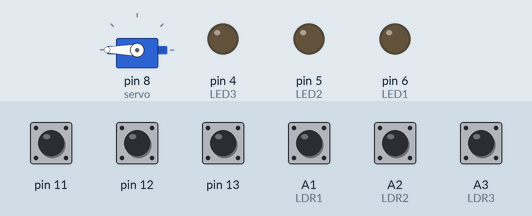
A sketch run on a simulated Arduino Uno, built with avr-gcc and run on an emulated ATmega328P. Shown: servo, output pins drawn as LEDs (lit = HIGH). The inputs (shaded band) are chosen by the test bench; at power-on: A1 (LDR1), A2 (LDR2), A3 (LDR3) HIGH, pin 11–13 LOW.

Above: at 1.2 s.
1.3 s: pin 11 pulled HIGH for 0.15 s
At 2.2 s:
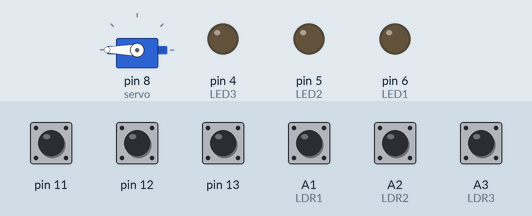
3.0 s: pin 12 pulled HIGH for 1 s
At 3.6 s:
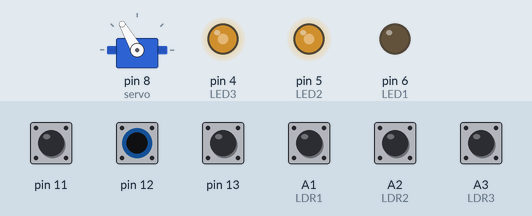
5.5 s: pin 13 pulled HIGH for 0.15 s
At 5.58 s:
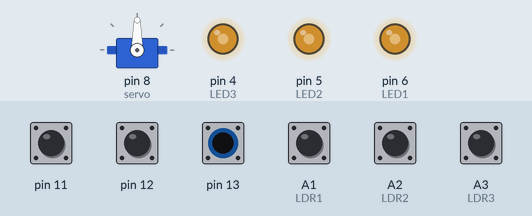
7.2 s: A3 (LDR3) pulled LOW for 0.15 s
At 7.27 s:
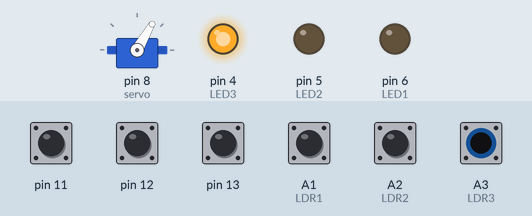
8.8 s: pin 12 pulled HIGH for 0.15 s
At 10.2 s:
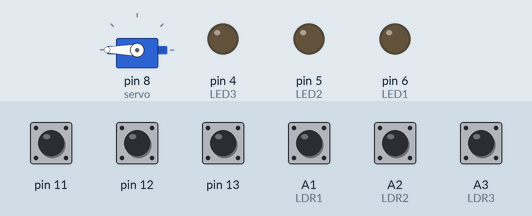
10.5 s: pin 11 pulled HIGH for 1 s
At 11.3 s:
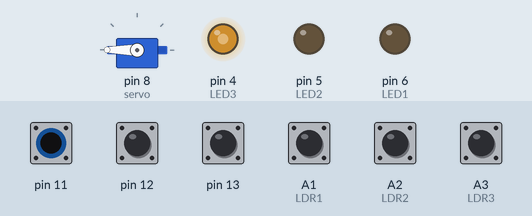
Timing chart, 0 to 13.5 s (numbered marks = the images above; inputs shaded):
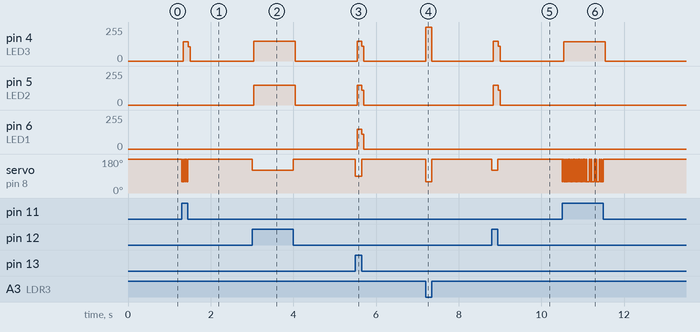

Measured:
- after the input at 1.3 s, pin 4 (LED3): 0/255 → 145/255 at once, → 0/255 0.12 s later; servo on pin 8 (servo): alternates 180° for 0.02 s and 60° for 0.02 s, 8 changes in all, then stays 180°, starting at once
- after the input at 3.0 s, pin 4 (LED3), pin 5 (LED2): 0/255 → 147/255 at once, → 0/255 1.0 s later; servo on pin 8 (servo): 180° → 120° at once, → 180° 1.0 s later
- after the input at 5.5 s, pin 4 (LED3), pin 5 (LED2), pin 6 (LED1): 0/255 → 148/255 at once, → 0/255 0.12 s later; servo on pin 8 (servo): 180° → 90° at once, → 180° 0.15 s later
- after the input at 7.2 s, pin 4 (LED3): 0/255 → 255/255 at once, → 0/255 0.15 s later; servo on pin 8 (servo): 180° → 60° at once, → 180° 0.15 s later
- after the input at 8.8 s, pin 4 (LED3), pin 5 (LED2): 0/255 → 147/255 at once, → 0/255 0.12 s later; servo on pin 8 (servo): 180° → 120° at once, → 180° 0.15 s later
- after the input at 10.5 s, pin 4 (LED3): 0/255 → 145/255 at once, → 0/255 1.0 s later; servo on pin 8 (servo): alternates 180° for 0.02 s and 60° for 0.02 s, 44 changes in all, then stays 180°, starting at once

The sketch:

The_code.ino
```cpp
#include <Servo.h> //Arduino servo motor library

//configure the servo motor
Servo servo;

//the connection of the LEDs and LDR sensors in the pins of arduino board
int LED1 = 6;
int LED2 = 5;
int LED3 = 4;

int LDR1 = A1;
int LDR2 = A2;
int LDR3 = A3;


void setup() {
  //the connection of the servo motor in the pins of arduino board
  servo.attach(8);

  //configure the pins as output
  pinMode(LED1, OUTPUT);
  pinMode(LED2, OUTPUT);
  pinMode(LED3, OUTPUT);

  //configure the pins as input pull-up
  pinMode(LDR1, INPUT_PULLUP);
  pinMode(LDR2, INPUT_PULLUP);
  pinMode(LDR3, INPUT_PULLUP);

  Serial.begin(9600);
}

void loop() {
  int Value_LDR1 = digitalRead(LDR1); // Value_LDR1 reads and saves the digital value of LDR1
  int Value_LDR2 = digitalRead(LDR2); // Value_LDR2 reads and saves the digital value of LDR2
  int Value_LDR3 = digitalRead(LDR3); // Value_LDR3 reads and saves the digital value of LDR3

  int btn_Large = digitalRead(13); // btn_Large reads and saves the digital value of pin 13
  int btn_Medium = digitalRead(12); // btn_Medium reads and saves the digital value of pin 12
  int btn_Small = digitalRead(11); // btn_Small reads and saves the digital value of pin 11


  if (Value_LDR1 == LOW && Value_LDR2 == LOW && Value_LDR3 == LOW) // It means the box is large since the height of the box blocked all the LDR sensors
  {
    servo.write(90);
    digitalWrite(LED1, HIGH);
    digitalWrite(LED2, HIGH);
    digitalWrite(LED3, HIGH);
  }
  else if (Value_LDR1 == HIGH && Value_LDR2 == LOW && Value_LDR3 == LOW) // It means the box is medium since the height of the box blocked the bottom and the middle sensors
  {
    servo.write(120);
    digitalWrite(LED1, LOW);
    digitalWrite(LED2, HIGH);
    digitalWrite(LED3, HIGH);
    }
  else if (Value_LDR1 == HIGH && Value_LDR2 == HIGH && Value_LDR3 == LOW)  // It means the box is small since the height of the box blocked the bottom sensor only
  {
    servo.write(60);
    digitalWrite(LED1, LOW);
    digitalWrite(LED2, LOW);
    digitalWrite(LED3, HIGH);
    }

  else if (Value_LDR1 == HIGH && Value_LDR2 == HIGH && Value_LDR3 == HIGH) // It means there is no box since the sensors aren't blocked
  {
    servo.write(180);
    digitalWrite(LED1, LOW);
    digitalWrite(LED2, LOW);
    digitalWrite(LED3, LOW);
  }

  // In case the sensors are damaged, we can use the buttons

  if(btn_Large == HIGH) //if btn_Large is pressed
  {
    servo.write(90);
    digitalWrite(LED1, HIGH);
    digitalWrite(LED2, HIGH);
    digitalWrite(LED3, HIGH);
  }

    if(btn_Medium == HIGH) //if btn_Medium is pressed
  {
    servo.write(120);
    digitalWrite(LED1, LOW);
    digitalWrite(LED2, HIGH);
    digitalWrite(LED3, HIGH);
  }

    if(btn_Small == HIGH) //if btn_Small is pressed
  {
    servo.write(60);
    digitalWrite(LED1, LOW);
    digitalWrite(LED2, LOW);
    digitalWrite(LED3, HIGH);
  }
}
```
